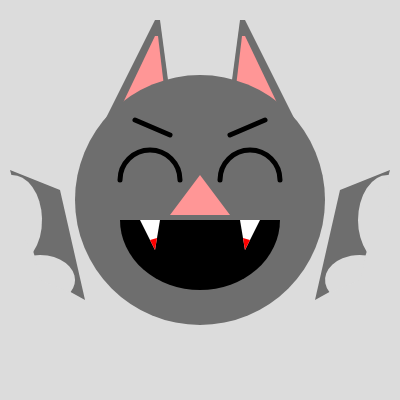
Frame 1 (no input)
Frame 60 (no input): identical to frame 1, image omitted
Frame 120 (the mouse pressed at the canvas centre since frame 60): identical to frame 1, image omitted

The p5.js sketch that drew this single still picture (run headless with seeded random() and noise() and a simulated clock; from frame 60 on, the mouse is pressed at the canvas centre):

// p5.js sketch
// ── sketch.js
function setup() {
  createCanvas(400, 400);
}

function draw() {
  background(220);
  fill(110);
  //strokeWeight(5);
  noStroke();
  quad(155, 20, 160, 20, 170, 95, 100, 130);//ears
  quad(245, 20, 240, 20, 230, 95, 300, 130);
  fill(255,150,150);
  quad(155, 36, 158, 36, 165, 95, 110, 130);
  quad(245, 36, 242, 36, 235, 95, 290, 130);
  fill(110);
  circle(200,200,250);//head
  fill(255,150,150);
  triangle(200, 175, 170, 215, 230, 215);//nose
  stroke(0);
  strokeWeight(5);
  line(135,120,170,135);//eyebrpws
  line(265,120,230,135);
  
  
  noStroke();
  fill(110);
  quad(10, 170, 60, 190, 85, 300, 40, 275);//wings
  quad(390, 170, 340, 190, 315, 300, 360, 275);
  stroke(0);
  arc(150, 180, 60, 60, PI, PI+ PI );//eyes
  arc(250, 180, 60, 60, PI, PI+ PI );
  fill(220,220,220);
  noStroke();
  arc(12, 220, 60, 90, PI+HALF_PI-0.025 ,HALF_PI - 0.585 );//wings again
  arc(40, 280, 70, 50, PI+HALF_PI-0.247,HALF_PI - 1.18 );

  arc(388, 220, 60, 90, HALF_PI +0.585 ,HALF_PI+PI+0.025 );
  arc(360, 280, 70, 50, HALF_PI+1.18,HALF_PI+PI + 0.247 );
  fill(0, 0, 0);
  arc(200, 220, 160, 140, 0, PI, CHORD);//mouth
  fill(255, 255, 255);
  triangle(155,250,140,220,160,220);
  triangle(245,250,260,220,240,220);
  fill(255, 0, 0);
  triangle(155,250,150,240,157,238);
  triangle(245,250,250,240,243,238);

}
